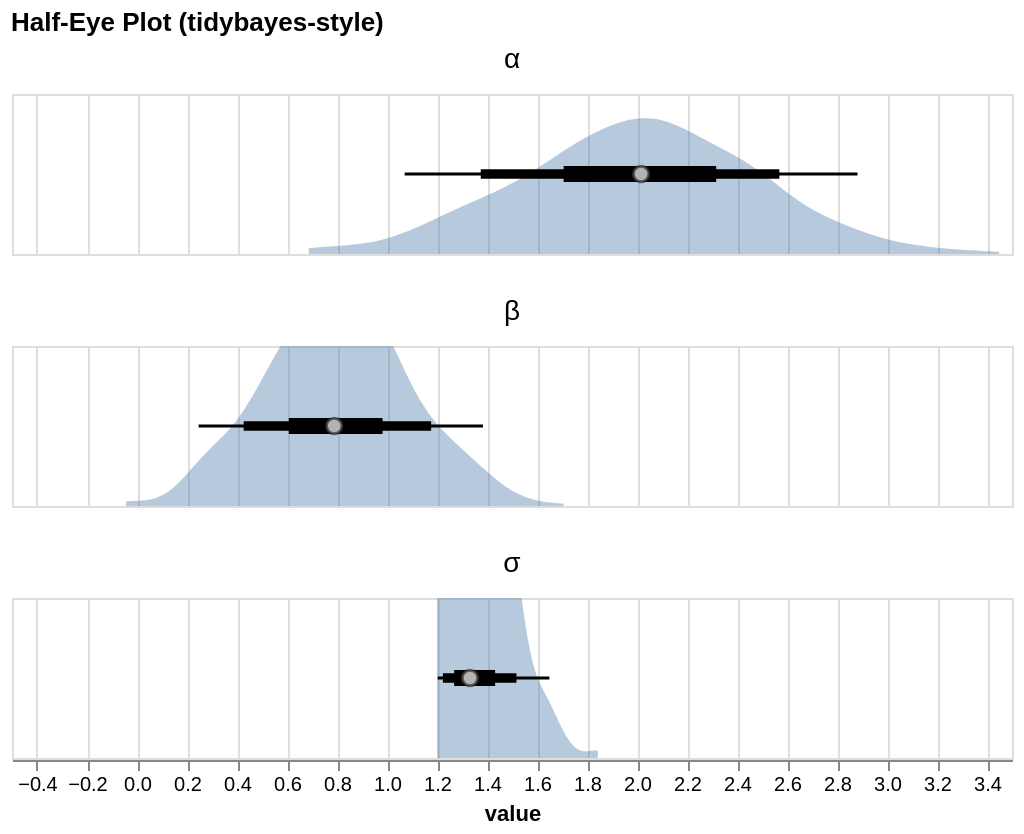

Specify this chart in Vega-Lite:
### Vega-Lite specification from a JSON file in a GitHub repository (floating-point values rounded to 4 significant figures; data arrays with more than 128 entries replaced by an {"elided": "..."} marker saying what was removed)
{"$schema": "https://vega.github.io/schema/vega-lite/v5.json", "_aovSummary": {"value_label": "value"}, "columns": 1, "config": {"axis": {"labelLimit": 0}, "header": {"labelLimit": 0}, "legend": {"labelLimit": 0}}, "data": {"values": {"elided": "1500 records"}}, "facet": {"field": "parameter", "header": {"labelFontSize": 14, "title": null}, "type": "nominal"}, "spec": {"height": 80, "layer": [{"encoding": {"x": {"field": "val", "scale": {"zero": false}, "title": "value", "type": "quantitative"}, "y": {"axis": null, "field": "dens", "scale": {"zero": false}, "title": null, "type": "quantitative"}}, "mark": {"opacity": 0.4, "orient": "vertical", "type": "area"}, "params": [{"bind": "scales", "name": "grid", "select": {"encodings": ["x", "y"], "type": "interval"}}], "transform": [{"as": ["val", "dens"], "density": "value"}]}, {"encoding": {"x": {"aggregate": "min", "field": "val", "scale": {"zero": false}, "type": "quantitative"}, "x2": {"aggregate": "max", "field": "val"}}, "mark": {"strokeWidth": 1.5, "type": "rule"}, "transform": [{"as": ["prob", "val"], "probs": [0.025, 0.975], "quantile": "value"}, {"fold": ["val"]}]}, {"encoding": {"x": {"aggregate": "min", "field": "val", "scale": {"zero": false}, "type": "quantitative"}, "x2": {"aggregate": "max", "field": "val"}}, "mark": {"strokeWidth": 4.75, "type": "rule"}, "transform": [{"as": ["prob", "val"], "probs": [0.1, 0.9], "quantile": "value"}, {"fold": ["val"]}]}, {"encoding": {"x": {"aggregate": "min", "field": "val", "scale": {"zero": false}, "type": "quantitative"}, "x2": {"aggregate": "max", "field": "val"}}, "mark": {"strokeWidth": 8.0, "type": "rule"}, "transform": [{"as": ["prob", "val"], "probs": [0.25, 0.75], "quantile": "value"}, {"fold": ["val"]}]}, {"encoding": {"x": {"field": "val", "scale": {"zero": false}, "type": "quantitative"}}, "mark": {"color": "white", "filled": true, "size": 60, "stroke": "#333", "strokeWidth": 1.5, "type": "point"}, "transform": [{"as": ["prob", "val"], "probs": [0.5], "quantile": "value"}]}], "width": 500}, "title": "Half-Eye Plot (tidybayes-style)"}
